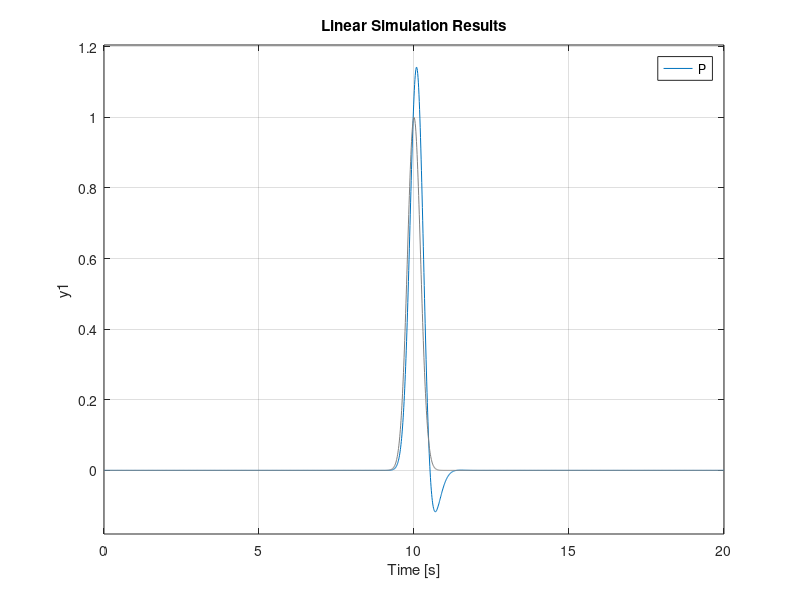

Reproduce this figure in MATLAB.
M1 = 400;
M2 = 40;
K1 = 17500;
K2 = 200000;
B1 = 4500;
B2 = 0;

H = [1 0 0 0];
PHI = [0
    K2];
PSI = [0
    B2];
I = [1 0
    0 1];
M = [M1 0
    0 M2];
K = [K1 -K1
    -K1 K1+K2];
B = [B1 -B1
    -B1 B1+B2];

zeri= [0 0
    0 0];

zeri2 = [0 
     0];

F = [zeri I
    -inv(M)*K -inv(M)*B];

G1 = [0
      0
    M\PHI];

G2 = F*[0
    0
    M\PSI];

G = G1 + G2;

P = tf(ss(F,G,H,0));

%%

t= 0:0.01:20;
t0 = 10;

sigma = 3;
u1 = exp(-((t-t0).^2)/sigma^2);
sigma = 1;
u2 = exp(-(t-t0).^2/sigma^2);
sigma = .3;
u3 = exp(-(t-t0).^2/sigma^2);

% for i=1:1:1000 
%     u1(i) = 0;
%     u2(i) = 0;
%     u3(i) = 0;
% end

% y1 = lsim(P,u1,t);
% y2 = lsim(P,u2,t);
% y3 = lsim(P,u3,t);

% lsim(P,u1,t);
% lsim(P,u2,t);
lsim(P,u3,t);

% plot(t, y1)
% hold on
% plot(t, y2)
% hold on
% plot(t, y3)
% hold off